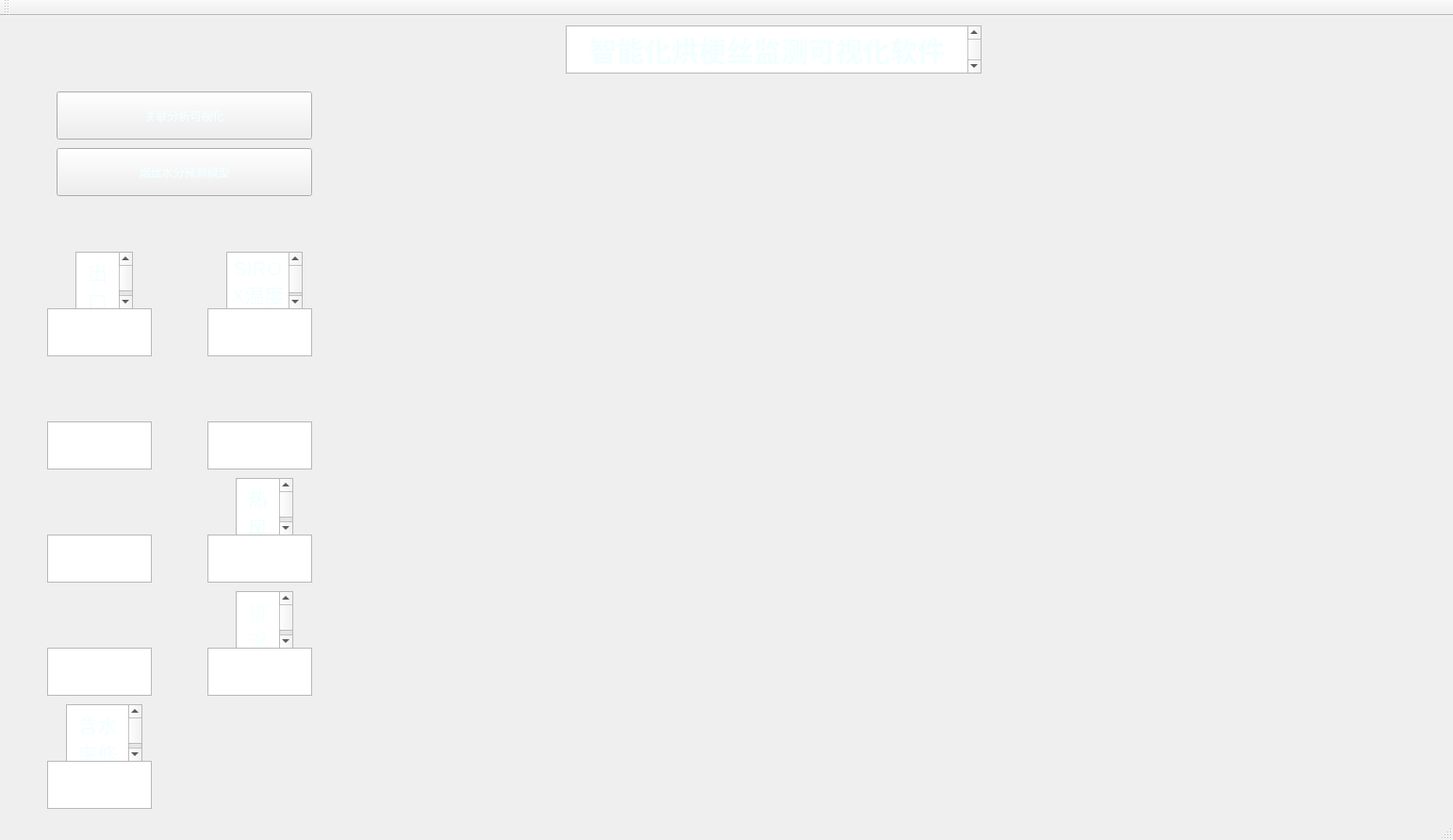
<?xml version="1.0" encoding="UTF-8"?>
<ui version="4.0">
 <class>MainWindow</class>
 <widget class="QMainWindow" name="MainWindow">
  <property name="geometry">
   <rect>
    <x>0</x>
    <y>0</y>
    <width>1541</width>
    <height>891</height>
   </rect>
  </property>
  <property name="windowTitle">
   <string>MainWindow</string>
  </property>
  <property name="styleSheet">
   <string notr="true">background-image: url(:/img/3.png);</string>
  </property>
  <widget class="QWidget" name="centralWidget">
   <widget class="QTextBrowser" name="textBrowser">
    <property name="geometry">
     <rect>
      <x>600</x>
      <y>10</y>
      <width>441</width>
      <height>51</height>
     </rect>
    </property>
    <property name="html">
     <string>&lt;!DOCTYPE HTML PUBLIC &quot;-//W3C//DTD HTML 4.0//EN&quot; &quot;http://www.w3.org/TR/REC-html40/strict.dtd&quot;&gt;
&lt;html&gt;&lt;head&gt;&lt;meta name=&quot;qrichtext&quot; content=&quot;1&quot; /&gt;&lt;style type=&quot;text/css&quot;&gt;
p, li { white-space: pre-wrap; }
&lt;/style&gt;&lt;/head&gt;&lt;body style=&quot; font-family:'SimSun'; font-size:9pt; font-weight:400; font-style:normal;&quot;&gt;
&lt;p align=&quot;center&quot; style=&quot; margin-top:0px; margin-bottom:0px; margin-left:0px; margin-right:0px; -qt-block-indent:0; text-indent:0px;&quot;&gt;&lt;span style=&quot; font-size:22pt; font-weight:600; color:#f2fffe;&quot;&gt;智能化烘梗丝监测可视化软件&lt;/span&gt;&lt;/p&gt;&lt;/body&gt;&lt;/html&gt;</string>
    </property>
   </widget>
   <widget class="QLabel" name="label_2">
    <property name="geometry">
     <rect>
      <x>80</x>
      <y>370</y>
      <width>61</width>
      <height>61</height>
     </rect>
    </property>
    <property name="styleSheet">
     <string notr="true">image: url(:/img/cylinder.png);</string>
    </property>
    <property name="text">
     <string/>
    </property>
   </widget>
   <widget class="QTextBrowser" name="textBrowser_2">
    <property name="geometry">
     <rect>
      <x>50</x>
      <y>430</y>
      <width>111</width>
      <height>51</height>
     </rect>
    </property>
    <property name="html">
     <string>&lt;!DOCTYPE HTML PUBLIC &quot;-//W3C//DTD HTML 4.0//EN&quot; &quot;http://www.w3.org/TR/REC-html40/strict.dtd&quot;&gt;
&lt;html&gt;&lt;head&gt;&lt;meta name=&quot;qrichtext&quot; content=&quot;1&quot; /&gt;&lt;style type=&quot;text/css&quot;&gt;
p, li { white-space: pre-wrap; }
&lt;/style&gt;&lt;/head&gt;&lt;body style=&quot; font-family:'SimSun'; font-size:9pt; font-weight:400; font-style:normal;&quot;&gt;
&lt;p style=&quot;-qt-paragraph-type:empty; margin-top:0px; margin-bottom:0px; margin-left:0px; margin-right:0px; -qt-block-indent:0; text-indent:0px;&quot;&gt;&lt;br /&gt;&lt;/p&gt;&lt;/body&gt;&lt;/html&gt;</string>
    </property>
   </widget>
   <widget class="QLabel" name="label_3">
    <property name="geometry">
     <rect>
      <x>250</x>
      <y>370</y>
      <width>61</width>
      <height>61</height>
     </rect>
    </property>
    <property name="styleSheet">
     <string notr="true">image: url(:/img/wind.png);</string>
    </property>
    <property name="text">
     <string/>
    </property>
   </widget>
   <widget class="QTextBrowser" name="textBrowser_3">
    <property name="geometry">
     <rect>
      <x>220</x>
      <y>430</y>
      <width>111</width>
      <height>51</height>
     </rect>
    </property>
    <property name="html">
     <string>&lt;!DOCTYPE HTML PUBLIC &quot;-//W3C//DTD HTML 4.0//EN&quot; &quot;http://www.w3.org/TR/REC-html40/strict.dtd&quot;&gt;
&lt;html&gt;&lt;head&gt;&lt;meta name=&quot;qrichtext&quot; content=&quot;1&quot; /&gt;&lt;style type=&quot;text/css&quot;&gt;
p, li { white-space: pre-wrap; }
&lt;/style&gt;&lt;/head&gt;&lt;body style=&quot; font-family:'SimSun'; font-size:9pt; font-weight:400; font-style:normal;&quot;&gt;
&lt;p style=&quot;-qt-paragraph-type:empty; margin-top:0px; margin-bottom:0px; margin-left:0px; margin-right:0px; -qt-block-indent:0; text-indent:0px;&quot;&gt;&lt;br /&gt;&lt;/p&gt;&lt;/body&gt;&lt;/html&gt;</string>
    </property>
   </widget>
   <widget class="QLabel" name="label_4">
    <property name="geometry">
     <rect>
      <x>80</x>
      <y>490</y>
      <width>61</width>
      <height>61</height>
     </rect>
    </property>
    <property name="styleSheet">
     <string notr="true">image: url(:/img/windsock.png);</string>
    </property>
    <property name="text">
     <string/>
    </property>
   </widget>
   <widget class="QTextBrowser" name="textBrowser_4">
    <property name="geometry">
     <rect>
      <x>50</x>
      <y>550</y>
      <width>111</width>
      <height>51</height>
     </rect>
    </property>
    <property name="html">
     <string>&lt;!DOCTYPE HTML PUBLIC &quot;-//W3C//DTD HTML 4.0//EN&quot; &quot;http://www.w3.org/TR/REC-html40/strict.dtd&quot;&gt;
&lt;html&gt;&lt;head&gt;&lt;meta name=&quot;qrichtext&quot; content=&quot;1&quot; /&gt;&lt;style type=&quot;text/css&quot;&gt;
p, li { white-space: pre-wrap; }
&lt;/style&gt;&lt;/head&gt;&lt;body style=&quot; font-family:'SimSun'; font-size:9pt; font-weight:400; font-style:normal;&quot;&gt;
&lt;p style=&quot;-qt-paragraph-type:empty; margin-top:0px; margin-bottom:0px; margin-left:0px; margin-right:0px; -qt-block-indent:0; text-indent:0px;&quot;&gt;&lt;br /&gt;&lt;/p&gt;&lt;/body&gt;&lt;/html&gt;</string>
    </property>
   </widget>
   <widget class="QTextBrowser" name="textBrowser_5">
    <property name="geometry">
     <rect>
      <x>250</x>
      <y>490</y>
      <width>61</width>
      <height>61</height>
     </rect>
    </property>
    <property name="html">
     <string>&lt;!DOCTYPE HTML PUBLIC &quot;-//W3C//DTD HTML 4.0//EN&quot; &quot;http://www.w3.org/TR/REC-html40/strict.dtd&quot;&gt;
&lt;html&gt;&lt;head&gt;&lt;meta name=&quot;qrichtext&quot; content=&quot;1&quot; /&gt;&lt;style type=&quot;text/css&quot;&gt;
p, li { white-space: pre-wrap; }
&lt;/style&gt;&lt;/head&gt;&lt;body style=&quot; font-family:'SimSun'; font-size:9pt; font-weight:400; font-style:normal;&quot;&gt;
&lt;p align=&quot;center&quot; style=&quot; margin-top:0px; margin-bottom:0px; margin-left:0px; margin-right:0px; -qt-block-indent:0; text-indent:0px;&quot;&gt;&lt;span style=&quot; font-size:16pt; color:#f0ffff;&quot;&gt;热风开度&lt;/span&gt;&lt;/p&gt;&lt;/body&gt;&lt;/html&gt;</string>
    </property>
   </widget>
   <widget class="QTextBrowser" name="textBrowser_6">
    <property name="geometry">
     <rect>
      <x>220</x>
      <y>550</y>
      <width>111</width>
      <height>51</height>
     </rect>
    </property>
    <property name="html">
     <string>&lt;!DOCTYPE HTML PUBLIC &quot;-//W3C//DTD HTML 4.0//EN&quot; &quot;http://www.w3.org/TR/REC-html40/strict.dtd&quot;&gt;
&lt;html&gt;&lt;head&gt;&lt;meta name=&quot;qrichtext&quot; content=&quot;1&quot; /&gt;&lt;style type=&quot;text/css&quot;&gt;
p, li { white-space: pre-wrap; }
&lt;/style&gt;&lt;/head&gt;&lt;body style=&quot; font-family:'SimSun'; font-size:9pt; font-weight:400; font-style:normal;&quot;&gt;
&lt;p style=&quot;-qt-paragraph-type:empty; margin-top:0px; margin-bottom:0px; margin-left:0px; margin-right:0px; -qt-block-indent:0; text-indent:0px;&quot;&gt;&lt;br /&gt;&lt;/p&gt;&lt;/body&gt;&lt;/html&gt;</string>
    </property>
   </widget>
   <widget class="QLabel" name="label_5">
    <property name="geometry">
     <rect>
      <x>80</x>
      <y>610</y>
      <width>61</width>
      <height>61</height>
     </rect>
    </property>
    <property name="styleSheet">
     <string notr="true">image: url(:/img/pressure-meter.png);</string>
    </property>
    <property name="text">
     <string/>
    </property>
   </widget>
   <widget class="QTextBrowser" name="textBrowser_7">
    <property name="geometry">
     <rect>
      <x>50</x>
      <y>670</y>
      <width>111</width>
      <height>51</height>
     </rect>
    </property>
    <property name="html">
     <string>&lt;!DOCTYPE HTML PUBLIC &quot;-//W3C//DTD HTML 4.0//EN&quot; &quot;http://www.w3.org/TR/REC-html40/strict.dtd&quot;&gt;
&lt;html&gt;&lt;head&gt;&lt;meta name=&quot;qrichtext&quot; content=&quot;1&quot; /&gt;&lt;style type=&quot;text/css&quot;&gt;
p, li { white-space: pre-wrap; }
&lt;/style&gt;&lt;/head&gt;&lt;body style=&quot; font-family:'SimSun'; font-size:9pt; font-weight:400; font-style:normal;&quot;&gt;
&lt;p style=&quot;-qt-paragraph-type:empty; margin-top:0px; margin-bottom:0px; margin-left:0px; margin-right:0px; -qt-block-indent:0; text-indent:0px;&quot;&gt;&lt;br /&gt;&lt;/p&gt;&lt;/body&gt;&lt;/html&gt;</string>
    </property>
   </widget>
   <widget class="QTextBrowser" name="textBrowser_8">
    <property name="geometry">
     <rect>
      <x>250</x>
      <y>610</y>
      <width>61</width>
      <height>61</height>
     </rect>
    </property>
    <property name="html">
     <string>&lt;!DOCTYPE HTML PUBLIC &quot;-//W3C//DTD HTML 4.0//EN&quot; &quot;http://www.w3.org/TR/REC-html40/strict.dtd&quot;&gt;
&lt;html&gt;&lt;head&gt;&lt;meta name=&quot;qrichtext&quot; content=&quot;1&quot; /&gt;&lt;style type=&quot;text/css&quot;&gt;
p, li { white-space: pre-wrap; }
&lt;/style&gt;&lt;/head&gt;&lt;body style=&quot; font-family:'SimSun'; font-size:9pt; font-weight:400; font-style:normal;&quot;&gt;
&lt;p align=&quot;center&quot; style=&quot; margin-top:0px; margin-bottom:0px; margin-left:0px; margin-right:0px; -qt-block-indent:0; text-indent:0px;&quot;&gt;&lt;span style=&quot; font-size:16pt; color:#f6ffff;&quot;&gt;排潮开度&lt;/span&gt;&lt;/p&gt;&lt;/body&gt;&lt;/html&gt;</string>
    </property>
   </widget>
   <widget class="QTextBrowser" name="textBrowser_9">
    <property name="geometry">
     <rect>
      <x>220</x>
      <y>670</y>
      <width>111</width>
      <height>51</height>
     </rect>
    </property>
    <property name="html">
     <string>&lt;!DOCTYPE HTML PUBLIC &quot;-//W3C//DTD HTML 4.0//EN&quot; &quot;http://www.w3.org/TR/REC-html40/strict.dtd&quot;&gt;
&lt;html&gt;&lt;head&gt;&lt;meta name=&quot;qrichtext&quot; content=&quot;1&quot; /&gt;&lt;style type=&quot;text/css&quot;&gt;
p, li { white-space: pre-wrap; }
&lt;/style&gt;&lt;/head&gt;&lt;body style=&quot; font-family:'SimSun'; font-size:9pt; font-weight:400; font-style:normal;&quot;&gt;
&lt;p style=&quot;-qt-paragraph-type:empty; margin-top:0px; margin-bottom:0px; margin-left:0px; margin-right:0px; -qt-block-indent:0; text-indent:0px;&quot;&gt;&lt;br /&gt;&lt;/p&gt;&lt;/body&gt;&lt;/html&gt;</string>
    </property>
   </widget>
   <widget class="QTextBrowser" name="textBrowser_10">
    <property name="geometry">
     <rect>
      <x>80</x>
      <y>250</y>
      <width>61</width>
      <height>61</height>
     </rect>
    </property>
    <property name="html">
     <string>&lt;!DOCTYPE HTML PUBLIC &quot;-//W3C//DTD HTML 4.0//EN&quot; &quot;http://www.w3.org/TR/REC-html40/strict.dtd&quot;&gt;
&lt;html&gt;&lt;head&gt;&lt;meta name=&quot;qrichtext&quot; content=&quot;1&quot; /&gt;&lt;style type=&quot;text/css&quot;&gt;
p, li { white-space: pre-wrap; }
&lt;/style&gt;&lt;/head&gt;&lt;body style=&quot; font-family:'SimSun'; font-size:9pt; font-weight:400; font-style:normal;&quot;&gt;
&lt;p align=&quot;center&quot; style=&quot; margin-top:0px; margin-bottom:0px; margin-left:0px; margin-right:0px; -qt-block-indent:0; text-indent:0px;&quot;&gt;&lt;span style=&quot; font-size:16pt; color:#f3feff;&quot;&gt;出口温度&lt;/span&gt;&lt;/p&gt;&lt;/body&gt;&lt;/html&gt;</string>
    </property>
   </widget>
   <widget class="QTextBrowser" name="textBrowser_11">
    <property name="geometry">
     <rect>
      <x>50</x>
      <y>310</y>
      <width>111</width>
      <height>51</height>
     </rect>
    </property>
    <property name="html">
     <string>&lt;!DOCTYPE HTML PUBLIC &quot;-//W3C//DTD HTML 4.0//EN&quot; &quot;http://www.w3.org/TR/REC-html40/strict.dtd&quot;&gt;
&lt;html&gt;&lt;head&gt;&lt;meta name=&quot;qrichtext&quot; content=&quot;1&quot; /&gt;&lt;style type=&quot;text/css&quot;&gt;
p, li { white-space: pre-wrap; }
&lt;/style&gt;&lt;/head&gt;&lt;body style=&quot; font-family:'SimSun'; font-size:9pt; font-weight:400; font-style:normal;&quot;&gt;
&lt;p style=&quot;-qt-paragraph-type:empty; margin-top:0px; margin-bottom:0px; margin-left:0px; margin-right:0px; -qt-block-indent:0; text-indent:0px;&quot;&gt;&lt;br /&gt;&lt;/p&gt;&lt;/body&gt;&lt;/html&gt;</string>
    </property>
   </widget>
   <widget class="QTextBrowser" name="textBrowser_12">
    <property name="geometry">
     <rect>
      <x>240</x>
      <y>250</y>
      <width>81</width>
      <height>61</height>
     </rect>
    </property>
    <property name="html">
     <string>&lt;!DOCTYPE HTML PUBLIC &quot;-//W3C//DTD HTML 4.0//EN&quot; &quot;http://www.w3.org/TR/REC-html40/strict.dtd&quot;&gt;
&lt;html&gt;&lt;head&gt;&lt;meta name=&quot;qrichtext&quot; content=&quot;1&quot; /&gt;&lt;style type=&quot;text/css&quot;&gt;
p, li { white-space: pre-wrap; }
&lt;/style&gt;&lt;/head&gt;&lt;body style=&quot; font-family:'SimSun'; font-size:9pt; font-weight:400; font-style:normal;&quot;&gt;
&lt;p align=&quot;center&quot; style=&quot; margin-top:0px; margin-bottom:0px; margin-left:0px; margin-right:0px; -qt-block-indent:0; text-indent:0px;&quot;&gt;&lt;span style=&quot; font-size:16pt; color:#f3feff;&quot;&gt;SIROX温度&lt;/span&gt;&lt;/p&gt;&lt;/body&gt;&lt;/html&gt;</string>
    </property>
   </widget>
   <widget class="QTextBrowser" name="textBrowser_13">
    <property name="geometry">
     <rect>
      <x>220</x>
      <y>310</y>
      <width>111</width>
      <height>51</height>
     </rect>
    </property>
    <property name="html">
     <string>&lt;!DOCTYPE HTML PUBLIC &quot;-//W3C//DTD HTML 4.0//EN&quot; &quot;http://www.w3.org/TR/REC-html40/strict.dtd&quot;&gt;
&lt;html&gt;&lt;head&gt;&lt;meta name=&quot;qrichtext&quot; content=&quot;1&quot; /&gt;&lt;style type=&quot;text/css&quot;&gt;
p, li { white-space: pre-wrap; }
&lt;/style&gt;&lt;/head&gt;&lt;body style=&quot; font-family:'SimSun'; font-size:9pt; font-weight:400; font-style:normal;&quot;&gt;
&lt;p style=&quot;-qt-paragraph-type:empty; margin-top:0px; margin-bottom:0px; margin-left:0px; margin-right:0px; -qt-block-indent:0; text-indent:0px;&quot;&gt;&lt;br /&gt;&lt;/p&gt;&lt;/body&gt;&lt;/html&gt;</string>
    </property>
   </widget>
   <widget class="QTextBrowser" name="textBrowser_14">
    <property name="geometry">
     <rect>
      <x>70</x>
      <y>730</y>
      <width>81</width>
      <height>61</height>
     </rect>
    </property>
    <property name="html">
     <string>&lt;!DOCTYPE HTML PUBLIC &quot;-//W3C//DTD HTML 4.0//EN&quot; &quot;http://www.w3.org/TR/REC-html40/strict.dtd&quot;&gt;
&lt;html&gt;&lt;head&gt;&lt;meta name=&quot;qrichtext&quot; content=&quot;1&quot; /&gt;&lt;style type=&quot;text/css&quot;&gt;
p, li { white-space: pre-wrap; }
&lt;/style&gt;&lt;/head&gt;&lt;body style=&quot; font-family:'SimSun'; font-size:9pt; font-weight:400; font-style:normal;&quot;&gt;
&lt;p align=&quot;center&quot; style=&quot; margin-top:0px; margin-bottom:0px; margin-left:0px; margin-right:0px; -qt-block-indent:0; text-indent:0px;&quot;&gt;&lt;span style=&quot; font-size:16pt; color:#f3feff;&quot;&gt;含水率修正&lt;/span&gt;&lt;/p&gt;&lt;/body&gt;&lt;/html&gt;</string>
    </property>
   </widget>
   <widget class="QTextBrowser" name="textBrowser_15">
    <property name="geometry">
     <rect>
      <x>50</x>
      <y>790</y>
      <width>111</width>
      <height>51</height>
     </rect>
    </property>
    <property name="html">
     <string>&lt;!DOCTYPE HTML PUBLIC &quot;-//W3C//DTD HTML 4.0//EN&quot; &quot;http://www.w3.org/TR/REC-html40/strict.dtd&quot;&gt;
&lt;html&gt;&lt;head&gt;&lt;meta name=&quot;qrichtext&quot; content=&quot;1&quot; /&gt;&lt;style type=&quot;text/css&quot;&gt;
p, li { white-space: pre-wrap; }
&lt;/style&gt;&lt;/head&gt;&lt;body style=&quot; font-family:'SimSun'; font-size:9pt; font-weight:400; font-style:normal;&quot;&gt;
&lt;p style=&quot;-qt-paragraph-type:empty; margin-top:0px; margin-bottom:0px; margin-left:0px; margin-right:0px; -qt-block-indent:0; text-indent:0px;&quot;&gt;&lt;br /&gt;&lt;/p&gt;&lt;/body&gt;&lt;/html&gt;</string>
    </property>
   </widget>
   <widget class="QLabel" name="label_6">
    <property name="geometry">
     <rect>
      <x>30</x>
      <y>10</y>
      <width>481</width>
      <height>51</height>
     </rect>
    </property>
    <property name="styleSheet">
     <string notr="true">image: url(:/img/logo.png);</string>
    </property>
    <property name="text">
     <string/>
    </property>
   </widget>
   <widget class="QPushButton" name="pushButton">
    <property name="geometry">
     <rect>
      <x>60</x>
      <y>80</y>
      <width>271</width>
      <height>51</height>
     </rect>
    </property>
    <property name="styleSheet">
     <string notr="true">font: 18pt &quot;AcadEref&quot;;
color: rgb(244, 255, 255);
</string>
    </property>
    <property name="text">
     <string>关联分析可视化</string>
    </property>
   </widget>
   <widget class="QLabel" name="label_7">
    <property name="geometry">
     <rect>
      <x>1160</x>
      <y>10</y>
      <width>271</width>
      <height>51</height>
     </rect>
    </property>
    <property name="font">
     <font>
      <family>Leelawadee UI</family>
      <pointsize>18</pointsize>
     </font>
    </property>
    <property name="styleSheet">
     <string notr="true">color: rgb(239, 253, 255);
font: 18pt &quot;Leelawadee UI&quot;;</string>
    </property>
    <property name="text">
     <string/>
    </property>
   </widget>
   <widget class="QPushButton" name="pushButton_2">
    <property name="geometry">
     <rect>
      <x>60</x>
      <y>140</y>
      <width>271</width>
      <height>51</height>
     </rect>
    </property>
    <property name="styleSheet">
     <string notr="true">font: 18pt &quot;AcadEref&quot;;
color: rgb(244, 255, 255);
</string>
    </property>
    <property name="text">
     <string>烟丝水分预测模型</string>
    </property>
   </widget>
   <widget class="QWidget" name="LineView" native="true">
    <property name="geometry">
     <rect>
      <x>370</x>
      <y>540</y>
      <width>571</width>
      <height>301</height>
     </rect>
    </property>
   </widget>
   <widget class="QWidget" name="tempView" native="true">
    <property name="geometry">
     <rect>
      <x>960</x>
      <y>540</y>
      <width>561</width>
      <height>301</height>
     </rect>
    </property>
   </widget>
   <widget class="QWidget" name="heatmap" native="true">
    <property name="geometry">
     <rect>
      <x>370</x>
      <y>80</y>
      <width>1151</width>
      <height>441</height>
     </rect>
    </property>
   </widget>
  </widget>
  <widget class="QToolBar" name="mainToolBar">
   <attribute name="toolBarArea">
    <enum>TopToolBarArea</enum>
   </attribute>
   <attribute name="toolBarBreak">
    <bool>false</bool>
   </attribute>
  </widget>
  <widget class="QStatusBar" name="statusBar"/>
 </widget>
 <layoutdefault spacing="6" margin="11"/>
 <resources/>
 <connections/>
</ui>
